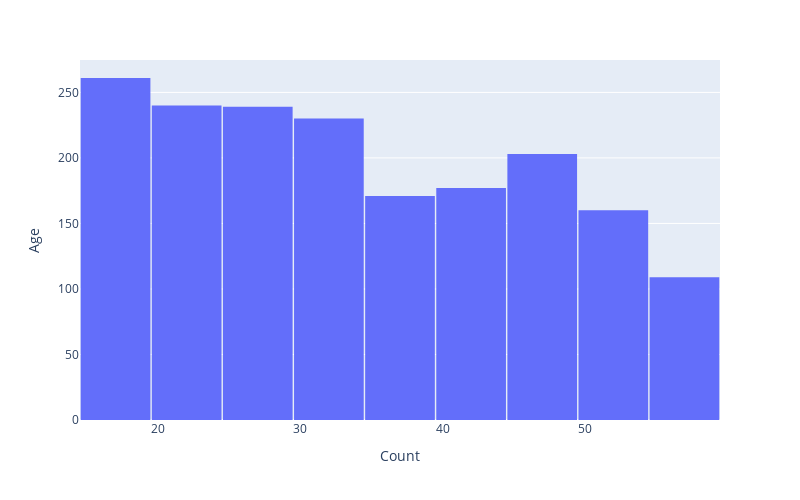

Here is the notebook cell this chart was saved with:
### Code cell
fig = px.histogram(df,
                 x='Age',
                 nbins=20,
                  )

fig.update_layout(bargap=0.02,
                  yaxis_title="Age",
                  xaxis_title="Count",
                  autosize=False,
                  width=800,
                  height=500)

fig.show()

### Figure 1 — Plotly figure (JSON) as saved in the notebook; plotly's stock layout.template omitted (floating-point values rounded to 4 significant figures; data arrays with more than 128 entries replaced by an {"elided": "..."} marker saying what was removed)
{"data": [{"bingroup": "x", "hovertemplate": "Age=%{x}<br>count=%{y}<extra></extra>", "legendgroup": "", "marker": {"color": "#636efa", "pattern": {"shape": ""}}, "name": "", "nbinsx": 20, "orientation": "v", "showlegend": false, "type": "histogram", "x": {"elided": "1800 float values"}, "xaxis": "x", "yaxis": "y"}], "layout": {"autosize": false, "bargap": 0.02, "barmode": "relative", "height": 500, "legend": {"tracegroupgap": 0}, "margin": {"t": 60}, "width": 800, "xaxis": {"anchor": "y", "autorange": true, "domain": [0, 1], "range": [14.5, 59.5], "title": {"text": "Count"}, "type": "linear"}, "yaxis": {"anchor": "x", "autorange": true, "domain": [0, 1], "range": [0, 274.7], "title": {"text": "Age"}}}}
